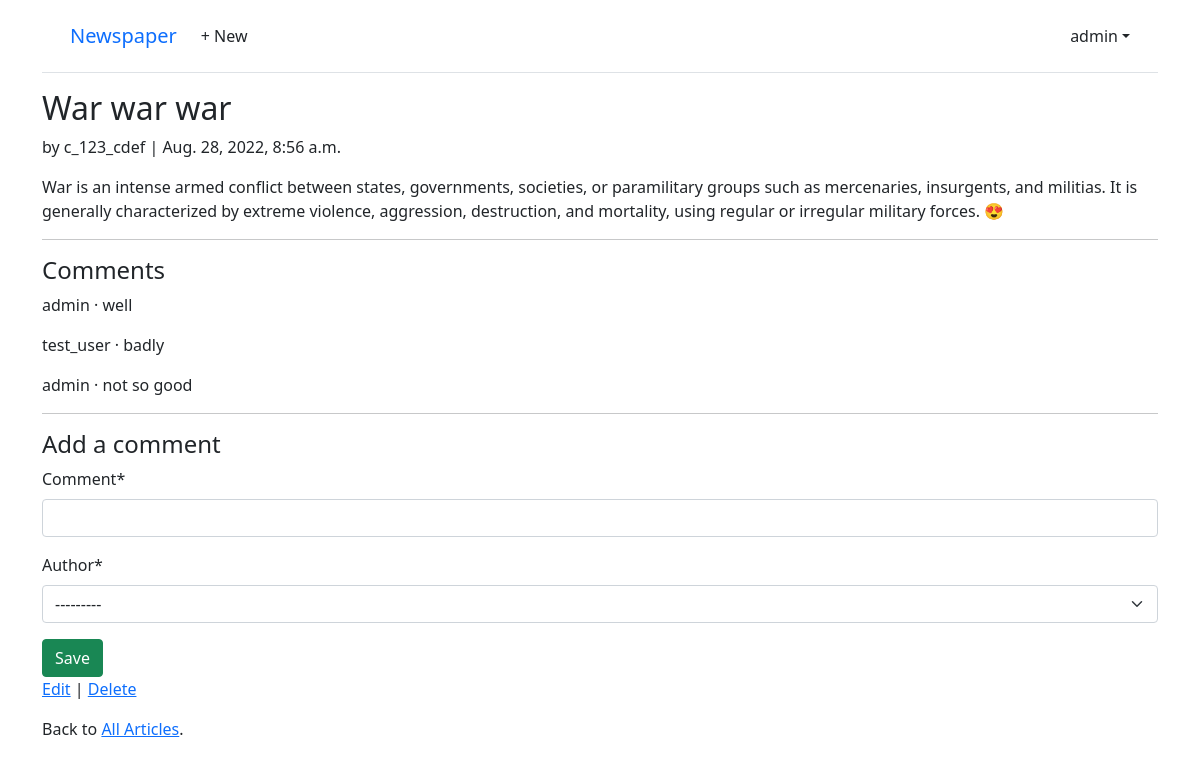
The app's page /articles/1/ (signed in) with its own data.
### accounts/models.py (models this page shows)
class CustomUser(AbstractUser):
    age = models.PositiveIntegerField(null=True, blank=True)

### articles/models.py (models this page shows, shortened)
class Article(models.Model):
    title = models.CharField(max_length=255)
    body = models.TextField()
    date = models.DateTimeField(auto_now_add=True)
    author = models.ForeignKey(settings.AUTH_USER_MODEL, on_delete=models.CASCADE,)

class Comment(models.Model):
    article = models.ForeignKey(Article, on_delete=models.CASCADE)
    comment = models.CharField(max_length=140)
    author = models.ForeignKey(settings.AUTH_USER_MODEL, on_delete=models.CASCADE)
    def __str__(self):
        return self.comment

### articles/views.py (the view, shortened to what this page needs)
# urls.py: path('<int:pk>/', ArticleDetailView.as_view(), name='article_detail'),
class ArticleDetailView(LoginRequiredMixin, View):
    model = Article
    template_name = 'article_detail.html'
    def get(self, request, *args, **kwargs):
        view = CommentGet.as_view()
        return view(request, *args, **kwargs)

### articles/forms.py
class CommentForm(forms.ModelForm):
    class Meta:
        model = Comment
        fields = ("comment", "author")

### articles/views.py (called while the page is built)
    def get_context_data(self, **kwargs):
        context = super().get_context_data(**kwargs)
        context["form"] = CommentForm()
        return context

### templates/article_detail.html (shortened to what this page needs)
{% extends 'base.html' %}
{% load crispy_forms_tags %}
{% block content %}
<div class="article-entry">
    <h2>{{ object.title }}</h2>
    <p>by {{object.author }} | {{ object.date }}</p>
    <p>{{ object.body }}</p>
</div>
<hr>
<h4>Comments</h4>
{% for comment in article.comment_set.all %}
    <p>{{ comment.author }} &middot; {{ comment }}</p>
{% endfor %}
<hr>
<h4>Add a comment</h4>
<form action="" method="post">
    {{ form|crispy }}
    <button class="btn btn-success ml-2" type="submit">Save</button>
</form>
<p>
    <a href="{% url 'article_edit' article.pk %}">Edit</a> |
    <a href="{% url 'article_delete' article.pk %}">Delete</a>
</p>
<p>
    Back to
    <a href="{% url 'article_list' %}">All Articles</a>.
</p>
{% endblock content %}

### templates/base.html (shortened to what this page needs)
<!DOCTYPE html>
<html>
<head>
    <link href="https://cdn.jsdelivr.net/npm/bootstrap@5.1.1/dist/css/bootstrap.min.css" rel="stylesheet">
</head>
<body>
    <div class="container">
        <header class="p-3 mb-3 border-bottom">
            <div class="container">
                <div class="d-flex flex-wrap align-items-center justify-content-center justify-content-lg-start">
                    <a class="navbar-brand" href="{% url 'home' %}">Newspaper</a>
                    <ul class="nav col-12 col-lg-auto me-lg-auto mb-2 justify-content-center mb-md-0">
                    {% if user.is_authenticated %}
                        <li><a href="{% url 'article_new' %}" class="nav-link px-2 link-dark">+ New</a></li>
                    </ul>
                    <div class="dropdown text-end">
                        <a href="#" class="d-block link-dark text-decoration-none dropdown-toggle" id="dropdownUser1" data-bs-toggle="dropdown" aria-expanded="false">{{ user.username }}</a>
                    </div>
                    {% else %}
                    </ul>
                    <div class="text-end">
                        <a href="{% url 'login' %}" class="btn btn-outline-primary me-2">Log In</a>
                        <a href="{% url 'signup' %}" class="btn btn-primary">Sign Up</a>
                    </div>
                    {% endif %}
                </div>
            </div>
        </header>
        <main>
            {% block content %}
            {% endblock content %}
        </main>
    </div>
</body>
</html>

### records on screen
CustomUser: username "admin"
Article: title "War war war", author "c_123_cdef", date "Aug. 28, 2022, 8:56 a.m.", body "War is an intense armed conflict between states, governments, societies, or paramilitary groups such as mercenaries, insurgents, and militias. It is generally characterized by extreme violence, aggression, destruction, and mortality, using regular or irregular military forces. 😍"
Comment: author "admin", comment "well"
Comment: author "test_user", comment "badly"
Comment: author "admin", comment "not so good"
